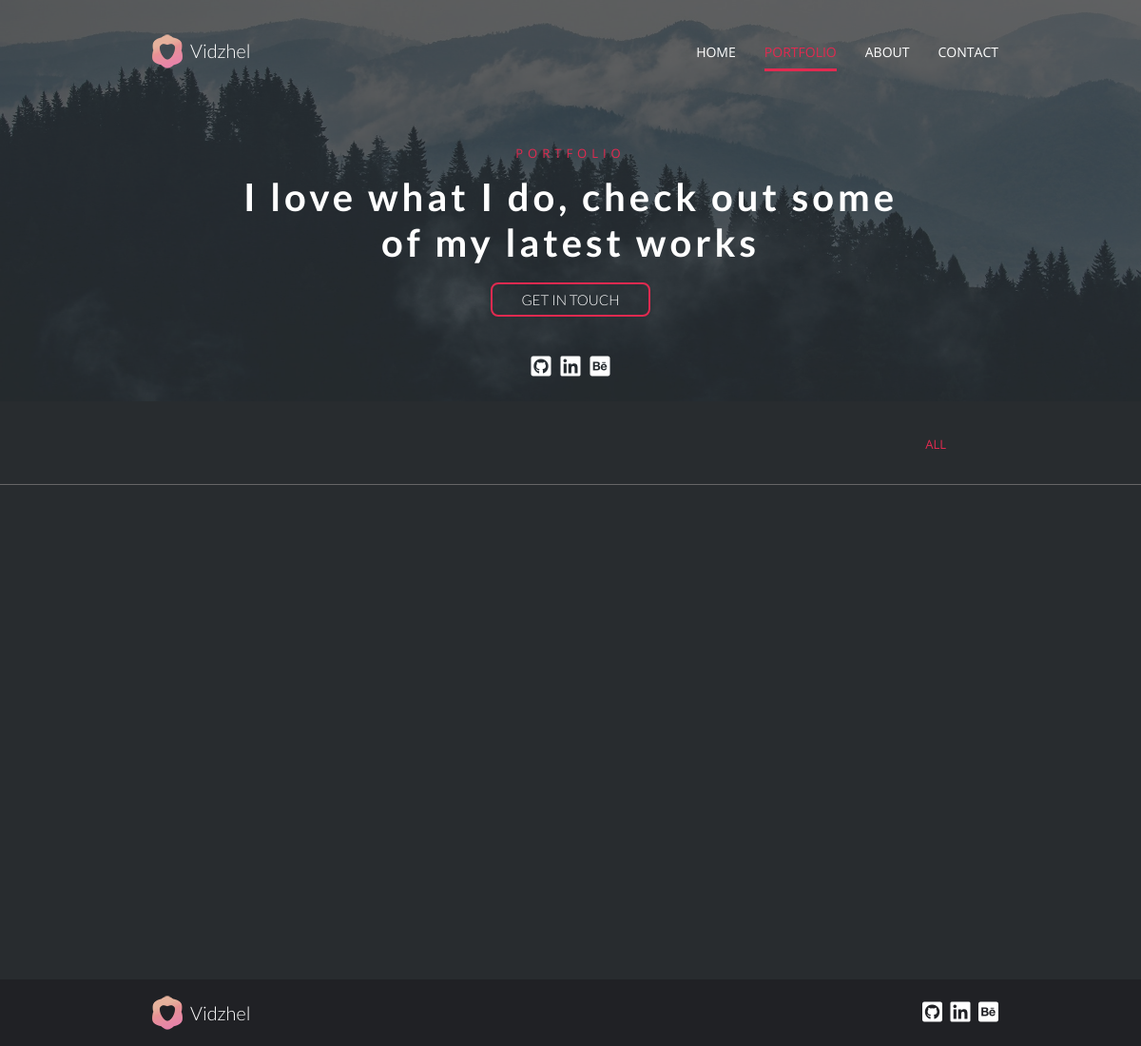
/portfolio/, run on an earlier commit of the app's database.
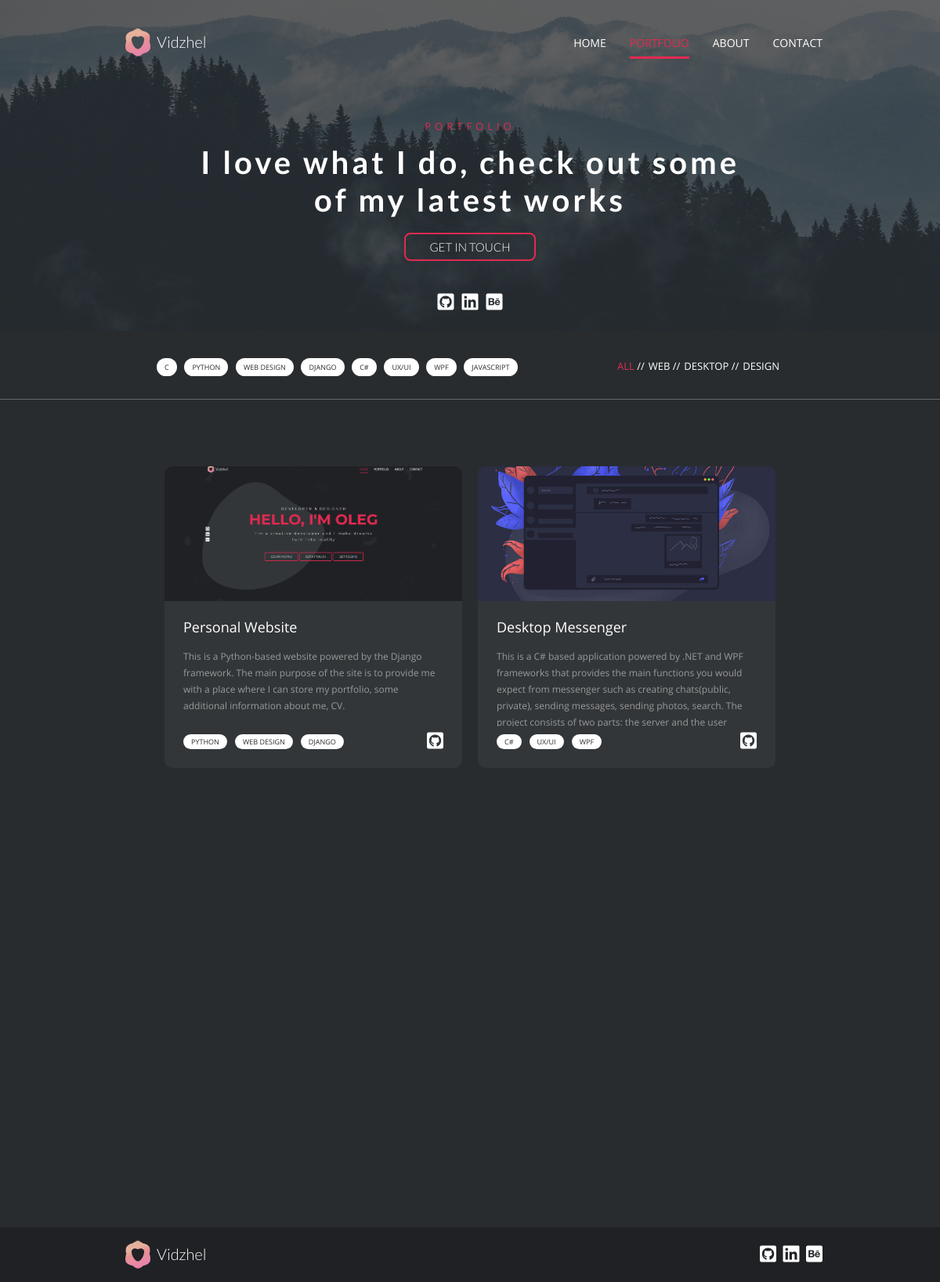
And on a later commit of the database.
### projects/models.py (models this page shows, shortened)
class Tag(models.Model):
    name = models.CharField(max_length=20)

class Category(models.Model):
    name = models.CharField(max_length=30)

class ProjectItem(models.Model):
    alias = models.CharField(max_length=40, primary_key=True)
    title = models.CharField(max_length=40)
    description = models.TextField()
    img = models.ImageField(
        upload_to=f"project_item/images", help_text="Select image for this project")
    upload_date = models.DateTimeField(auto_now=False, auto_now_add=True)
    in_progress = models.BooleanField(default=False,
                                      help_text="Determines if this project currently in progress")
    code_source = models.CharField(
        max_length=100, help_text="Link on this project's code source")
    categories = models.ManyToManyField(
        Category, help_text="Choose categories for this project")
    tags = models.ManyToManyField(
        Tag, help_text="Choose tags for this project")
    about = models.TextField()
    about_img = models.ImageField(
        upload_to=f"project_item/images", help_text="Select image for this section", null=True, blank=True)
    project_difficulties = models.TextField(null=True, blank=True)
    project_difficulties_img = models.ImageField(
        upload_to=f"project_item/images", help_text="Select image for this section", null=True, blank=True)
    solutions = models.TextField(null=True, blank=True)
    solutions_img = models.ImageField(
        upload_to=f"project_item/images", help_text="Select image for this section", null=True, blank=True)
    features = models.TextField(null=True, blank=True, help_text="Each item of the list splits on two parts:\n {title%content%endtitle}{items%item1;item2;item3;%enditems}")
    technologies = models.TextField(null=True, blank=True, help_text="Each item of the list splits on two parts:\n {title%content%endtitle}{items%item1;item2;item3;%enditems}")
    list_regex = re.compile(
        r"(?:{title%\s*(?P<title>.*)\s*%endtitle})\s*(?:{items%\s*(?P<items>.*;)*\s*%enditems})?\s*", re.IGNORECASE)
    class Meta:
        ordering = ["-upload_date"]

### projects/views.py (the view, shortened to what this page needs)
# urls.py: path("portfolio/", include("projects.urls")),
def projects(request, filtered=""):
    categories = Category.objects.all()
    tags = Tag.objects.all()
    projects_set = ProjectItem.objects.all().order_by("-upload_date")
    context = {
        "categories": categories,
        "tags": tags,
        "projects": projects_set[0: PAGINATION_PAGE_NUM],
        "projects_count": len(projects_set)
    }
    return render(request, "projects/portfolio.html", context)

### projects/templates/projects/portfolio.html (shortened to what this page needs)
{% extends 'base.html' %}
{% load static %}
{% block fixed_nav %}
        <div class="nav_wrapper">
            <div class="fixed_nav">
                <div class="anim_inner outher_container">
                    <a class="logo_link" href="{% url 'home_page' %}">
                        <div class="logo">
                            <img src="{% static 'base/images/Logo.png' %}" alt="vidzhel_logo">
                            <span class="logo_text">Vidzhel</span>
                        </div>
                    </a>
                    <nav class="main_nav">
                        <ul class="list_container">
                            <div class="list">
                                <ul>
                                    <li><a href="{% url 'home_page' %}">HOME</a></li>
                                    <li class="active"><a href="{% url 'projects_list' %}">PORTFOLIO</a></li>
                                    <li><a href="{% url 'about' %}">ABOUT</a></li>
                                    <li><a href="{% url 'home_page' %}#get_in_touch">CONTACT</a></li>
                                </ul>
                            </div>
                        </ul>
                    </nav>
                </div>
            </div>
        </div>
{% endblock fixed_nav %}
{% block content %}
<div class="parallax-window" data-z-index="1" data-speed="0.2" data-parallax="scroll"
    data-image-src="{% static 'base/images/forest.jpg' %}">
    <header class="header">
        <div class="outher_container">
            <div class="section_heading">
                <h1>PORTFOLIO</h1>
                <h2>I love what I do, check out some
                    of my latest works
                </h2>
                <div class="button"><a href="{% url 'home_page' %}#get_in_touch">Get in touch</a></div>
            </div>
            <div class="social_media">
                <a target="_blank" rel="nofollow" href="https://github.com/Vidzhel" class="hoverable"><i
                        class="fab fa-github-square fa-lg"></i></a>
                <a target="_blank" rel="nofollow" href="https://www.linkedin.com/in/vidzhel/" class="hoverable"><i
                        class="fab fa-linkedin fa-lg"></i></a>
                <a target="_blank" rel="nofollow" href="https://www.behance.net/vidzhel" class="hoverable"><i class="fab fa-behance-square fa-lg"></i></a>
            </div>
        </div>
    </header>
</div>
<div class="section_nav">
    <div class="container">
        <div class="tags_list">
            {% for tag in tags %}
                <div class="tag {% if tag.name == activated_tag.0.name %}active{% endif %}" ><a>{{tag.name}}</a></div>
            {% endfor %}
        </div>
        <div class="categories">
            <ul>
                <li><a class="category active">All</a></li>
                {% for category in categories %}
                    <li><a class="category {% if category.name == activated_category.0.name %}active{% endif %}" >{{category.name}}</a></li>
                {% endfor %}
            </ul>
        </div>
    </div>
</div>
<section class="section" style="min-height: 380px">
    <div class="container">
        <div id="projects" class="projects" data-projects_count="{{projects_count}}">
            {% for project in projects %}
                    <div class="project_item fade_in {% if project.in_progress %} in_progress {% endif %}">
                        <img
                            class="lazyload"
                            src="{% static 'base/images/placeholder.jpg' %}"
                            data-src="/media/{{project.img}}" alt="project_image"
                            >
                        <div class="project_item_content">
                            <div class="title">{{project.title}}</div>
                            <div class="summary">{{project.description}}</div>
                            <div class="bottom_line">
                                <div class="left">
                                    <div class="project_tags">
                                        {% for tag in project.tags.all  %}
                                            <div class="tag {% if tag.name == activated_tag.0.name %}active{% endif %}"><a>{{tag.name}}</a></div>
                                        {% endfor %}
                                    </div>
                                </div>
                                <div class="right">
                                    <a href="{{project.code_source}}" rel="nofollow" class="hoverable" target="_blank"><i class="fab fa-github-square fa-lg"></i></a>
                                </div>
                            </div>
                        </div>
                    </div>
                    {% endfor %}
        </div>
        {% if projects %}
            <div class="button_wrapper">
            </div>
        {% endif %}
    </div>
</section>
{% endblock content %}
{% block styles %}
    <link rel="stylesheet" href="{% static 'base/styles/css/portfolio_page.min.css' %}">
{% endblock styles %}

### templates/base.html (shortened to what this page needs)
{% load static %}
<!DOCTYPE html>
<html lang="en">
<head>
    <link rel="stylesheet" href="{% static 'base/styles/css/preloader.min.css' %}">
</head>
<body>
    {% block fixed_nav %}
    {% endblock fixed_nav %}
    {% block content %}{% endblock content %}
    <footer>
        <div class="top_line">
            <div class="outher_container">
                <a href="{% url 'home_page' %}">
                    <div class="logo">
                        <img src="{% static 'base/images/Logo.png' %}">
                        <span class="logo_text">Vidzhel</span>
                    </div>
                </a>
                <div class="social_media">
                    <a target="_blank" rel="nofollow" href="https://github.com/Vidzhel" class="hoverable"><i
                            class="fab fa-github-square fa-lg"></i></a>
                    <a target="_blank" rel="nofollow" href="https://www.linkedin.com/in/vidzhel/" class="hoverable"><i
                            class="fab fa-linkedin fa-lg"></i></a>
                    <a target="_blank" rel="nofollow" href="https://www.behance.net/vidzhel" class="hoverable"><i class="fab fa-behance-square fa-lg"></i></a>
                </div>
            </div>
        </div>
    </footer>
    {% block styles %}{% endblock styles %}
    <link rel="stylesheet" href="{% static 'base/styles/css/font_awesome.min.css' %}">
</body>
</html>

### templates/base.html (style rules this page uses)
body { opacity: 0; overflow-x: hidden; }
html { background-color: #282C2F; }

What changed in the data, as far as the page shows it:
added Tag: name "C", shown under "I love what I do, check out some of my latest works"
added Tag: name "PYTHON"
added Tag: name "WEB DESIGN"
added Tag: name "DJANGO"
added Tag: name "C#"
added Tag: name "UX/UI"
added Tag: name "WPF"
added Tag: name "JAVASCRIPT", shown under "I love what I do, check out some of my latest works"
added Category: name "WEB"
added Category: name "DESKTOP"
added Category: name "DESIGN"
added ProjectItem: img (picture), title "Personal Website", description "This is a Python-based website powered by the Django framework. The main purpose of the site is to provide me with a place where I can store my portfolio, some additional information about me, CV."
added ProjectItem: img (picture), title "Desktop Messenger", description "This is a C# based application powered by .NET and WPF frameworks that provides the main functions you would expect from messenger such as creating chats(public, private), sending messages, sending photos, search. The project consists of two parts: the server and the user…"
